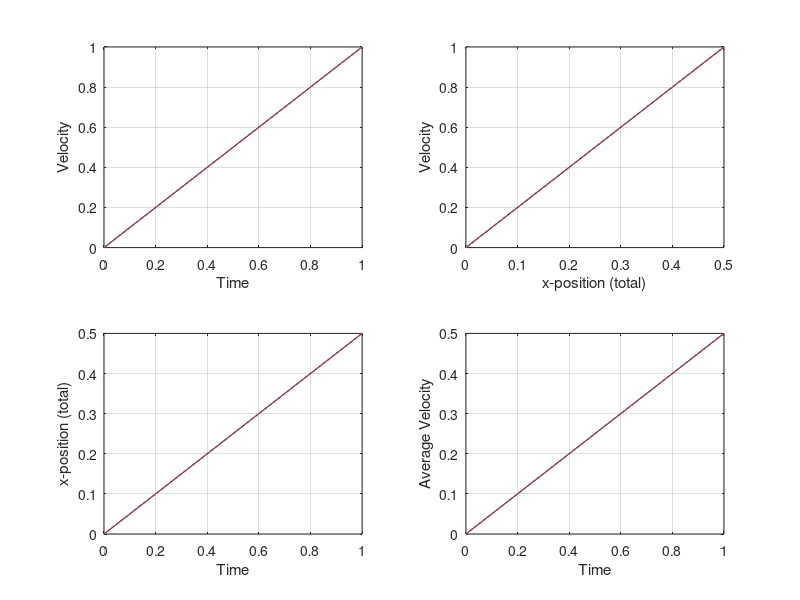

Source code (MATLAB): (Note: this script raises an error after producing the figure.)
%{
% Author: Maharshi Gurjar
% ELEC 4700 - Modeling of Integrated Devices
% PA 3 - MonteCarlo PA Assignment
% not sure how to implement scattering
%}
close all; clc;
nRuns = 300; %number of simulation steps
t = 0; %inital time 
F = 1; % Force
m = 1; % Mass
dt = 1; % Time steps, aka 1 second
a = F/m*dt; % Acc wrt time
nParticles = 4;
re = 0;
V = zeros(1,nParticles); %Initalizes velosity as 0
X = zeros(1,nParticles) ; %Initalizes x-position as 0
Avg_Vel = zeros(1,nParticles);
for i = 2:nRuns
    for j = 1:nParticles
        t(i) = t(i-1)+dt; % moving through time
        V(i,j) = V(i-1,j) + a; % Current vel = previous vel + constant Vel
        X(i,j) = X(i-1,j) + V(i-1,j)*dt + (a^2)/2; % same indexing idea as above
        random = rand();
        if random < 0.05
                V(i,j) = re*V(i,j);
        end
        Avg_Vel(i,:) = mean(V,1);
    end
    %Plotting the first graph, Time vs V
    subplot(2,2,1), plot(t,V,'-'); %hold on;
    grid on;
    xlabel('Time');
    ylabel('Velocity');
    hold off;
    %Plotting the first graph, x-position (total) vs V
    subplot(2,2,2), plot(X,V,'-')
    grid on;
    xlabel('x-position (total)');
    ylabel('Velocity');
    %Plotting the first graph, x-position (total) vs Time
    subplot(2,2,3), plot(t,X,'-')
    grid on;
    xlabel('Time');
    ylabel('x-position (total)');
    subplot(2,2,4), plot(t,Avg_Vel)
    grid on;
    xlabel('Time')
    ylabel('Average Velocity')
    sgtitle(["Average velocity of particles: ",mean(Avg_Vel,"all")]);
    pause(0.1)
end